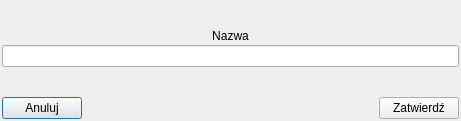
<?xml version="1.0" encoding="UTF-8"?>
<ui version="4.0">
 <class>TablesWindowEditor</class>
 <widget class="QDialog" name="TablesWindowEditor">
  <property name="geometry">
   <rect>
    <x>0</x>
    <y>0</y>
    <width>461</width>
    <height>121</height>
   </rect>
  </property>
  <property name="minimumSize">
   <size>
    <width>461</width>
    <height>121</height>
   </size>
  </property>
  <property name="maximumSize">
   <size>
    <width>461</width>
    <height>121</height>
   </size>
  </property>
  <property name="windowTitle">
   <string>Dialog</string>
  </property>
  <layout class="QGridLayout" name="gridLayout">
   <property name="leftMargin">
    <number>2</number>
   </property>
   <property name="topMargin">
    <number>2</number>
   </property>
   <property name="rightMargin">
    <number>2</number>
   </property>
   <property name="bottomMargin">
    <number>2</number>
   </property>
   <property name="spacing">
    <number>2</number>
   </property>
   <item row="1" column="0">
    <widget class="QPushButton" name="pushButtonCancel">
     <property name="text">
      <string>Anuluj</string>
     </property>
    </widget>
   </item>
   <item row="1" column="1">
    <spacer name="horizontalSpacer">
     <property name="orientation">
      <enum>Qt::Horizontal</enum>
     </property>
     <property name="sizeHint" stdset="0">
      <size>
       <width>290</width>
       <height>20</height>
      </size>
     </property>
    </spacer>
   </item>
   <item row="1" column="2">
    <widget class="QPushButton" name="pushButtonConfirm">
     <property name="text">
      <string>Zatwierdź</string>
     </property>
    </widget>
   </item>
   <item row="0" column="0" colspan="3">
    <layout class="QVBoxLayout" name="verticalLayout">
     <property name="spacing">
      <number>2</number>
     </property>
     <item>
      <spacer name="verticalSpacer_4">
       <property name="orientation">
        <enum>Qt::Vertical</enum>
       </property>
       <property name="sizeHint" stdset="0">
        <size>
         <width>20</width>
         <height>40</height>
        </size>
       </property>
      </spacer>
     </item>
     <item>
      <widget class="QLabel" name="labelName">
       <property name="text">
        <string>Nazwa</string>
       </property>
       <property name="alignment">
        <set>Qt::AlignCenter</set>
       </property>
      </widget>
     </item>
     <item>
      <widget class="QLineEdit" name="lineEditName"/>
     </item>
     <item>
      <spacer name="verticalSpacer">
       <property name="orientation">
        <enum>Qt::Vertical</enum>
       </property>
       <property name="sizeHint" stdset="0">
        <size>
         <width>20</width>
         <height>40</height>
        </size>
       </property>
      </spacer>
     </item>
    </layout>
   </item>
  </layout>
 </widget>
 <resources/>
 <connections/>
</ui>
